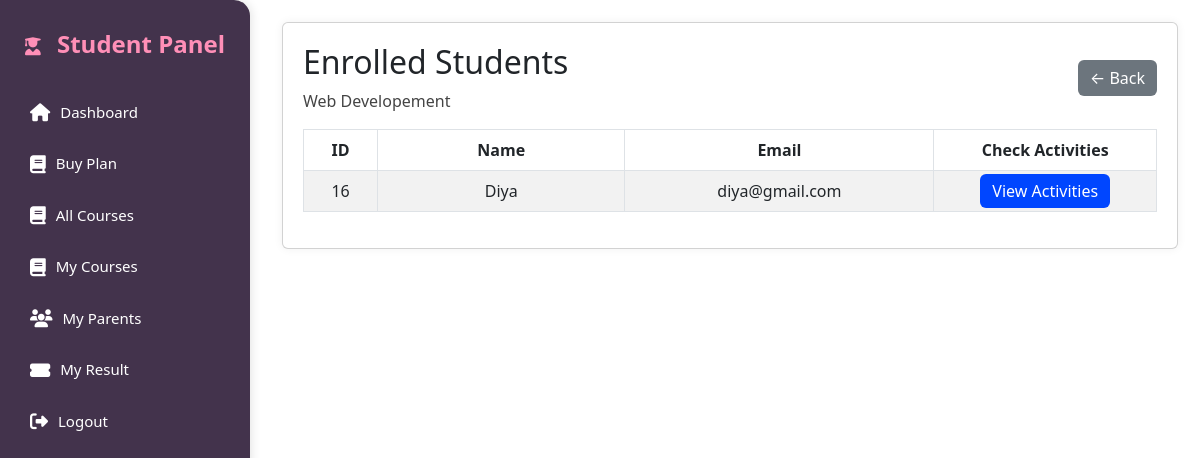
/view_student.php?id=2 (signed in), run on the app's committed database.
### tables this page shows
CREATE TABLE `courses` (
  `id` int(11) NOT NULL,
  `instructor_id` int(11) NOT NULL,
  `course_title` varchar(255) NOT NULL,
  `course_description` text NOT NULL,
  `age_group` varchar(50) NOT NULL,
  `course_type` enum('Free','Premium') DEFAULT 'Free',
  `scorm_xapi_integration` tinyint(1) DEFAULT 0,
  `course_image` varchar(255) DEFAULT NULL,
  `created_at` timestamp NOT NULL DEFAULT current_timestamp(),
  `updated_at` timestamp NOT NULL DEFAULT current_timestamp() ON UPDATE current_timestamp()
);

CREATE TABLE `user_courses` (
  `id` int(11) NOT NULL,
  `user_id` int(11) NOT NULL,
  `course_id` int(11) NOT NULL,
  `assignment_submitted` varchar(255) DEFAULT NULL,
  `challenge_submitted` varchar(255) DEFAULT NULL,
  `attendance_marked` tinyint(1) DEFAULT 0,
  `final_grade` float DEFAULT 0
);

CREATE TABLE `users` (
  `id` int(11) NOT NULL,
  `username` varchar(50) NOT NULL,
  `email` varchar(100) NOT NULL,
  `password` varchar(255) NOT NULL,
  `contact` varchar(20) NOT NULL,
  `role` enum('student','parent') NOT NULL DEFAULT 'student'
);

### view_student.php (the view, shortened to what this page needs)
<?php
include '../db_connection.php';
$instructorId = $_SESSION['instructor_id'];
$course_id = intval($_GET['id']);
$sql_check = "SELECT id, course_title FROM courses WHERE id = $course_id AND instructor_id = $instructorId";
$res_check = mysqli_query($conn, $sql_check);
$course_row   = mysqli_fetch_assoc($res_check);
$course_title = htmlspecialchars($course_row['course_title']);
$sql_students = "
    SELECT
        uc.user_id,
        u.username,
        u.email
    FROM user_courses uc
    JOIN users u ON u.id = uc.user_id
    WHERE uc.course_id = $course_id
    ORDER BY u.username ASC
";
$result_students = mysqli_query($conn, $sql_students);
?>
<!DOCTYPE html>
<html lang="en">
<head>
<link href="https://cdn.jsdelivr.net/npm/bootstrap@5.3.0/dist/css/bootstrap.min.css" rel="stylesheet">
</head>
<body>
<?php include 'sidebar.php'; ?>
<div class="content">
    <div class="card">
        <div class="d-flex justify-content-between align-items-center mb-3">
            <div>
                <h2>Enrolled Students</h2>
                <div style="color:#444;"><?php echo $course_title; ?></div>
            </div>
            <a href="manage_courses.php" class="btn-back">← Back</a>
        </div>
        <div class="table-responsive">
            <table class="table table-bordered table-striped align-middle">
                <thead>
                    <tr class="text-center">
                        <th style="width:60px">ID</th>
                        <th style="width:200px">Name</th>
                        <th style="width:250px">Email</th>
                        <th style="width:180px">Check Activities</th>
                    </tr>
                </thead>
                <tbody>
                <?php
                if (mysqli_num_rows($result_students) > 0) {
                    while ($row = mysqli_fetch_assoc($result_students)) {
                        $sid   = intval($row['user_id']);
                        $name  = htmlspecialchars($row['username']);
                        $email = htmlspecialchars($row['email']);
                        echo "
                        <tr>
                            <td>{$sid}</td>
                            <td>{$name}</td>
                            <td>{$email}</td>
                            <td>
                                <a href='check_activities.php?student_id={$sid}&course_id={$course_id}'
                                   class='btn-activity btn-sm'>
                                   View Activities
                                </a>
                            </td>
                        </tr>";
                    }
                }
                else {
                    echo "<tr><td colspan='4'>No students enrolled yet.</td></tr>";
                }
                ?>
                </tbody>
            </table>
        </div>
    </div>
</div>
</body>
</html>

### view_student.php (style rules this page uses)
body { background:#f0f2f5; font-family:'Poppins',sans-serif; }
.content { margin-left:260px; padding:22px; }
.card { background:#fff; border-radius:10px; padding:20px; box-shadow:0 0 10px rgba(0,0,0,0.06); }
h2 { color:#E83C91; font-weight:700; }
th { background:#E83C91; color:#fff; text-align:center; }
td { text-align:center; }
.btn-back { background:#6c757d; color:#fff; border-radius:6px; padding:6px 12px; text-decoration:none; }
.btn-activity { background:#0046FF; color:#fff; border-radius:6px; padding:6px 12px; text-decoration:none; }

### data on the page
courses: course_title "Web Developement"
user_courses: user "16", user.username "Diya", user.email "diya@gmail.com"
